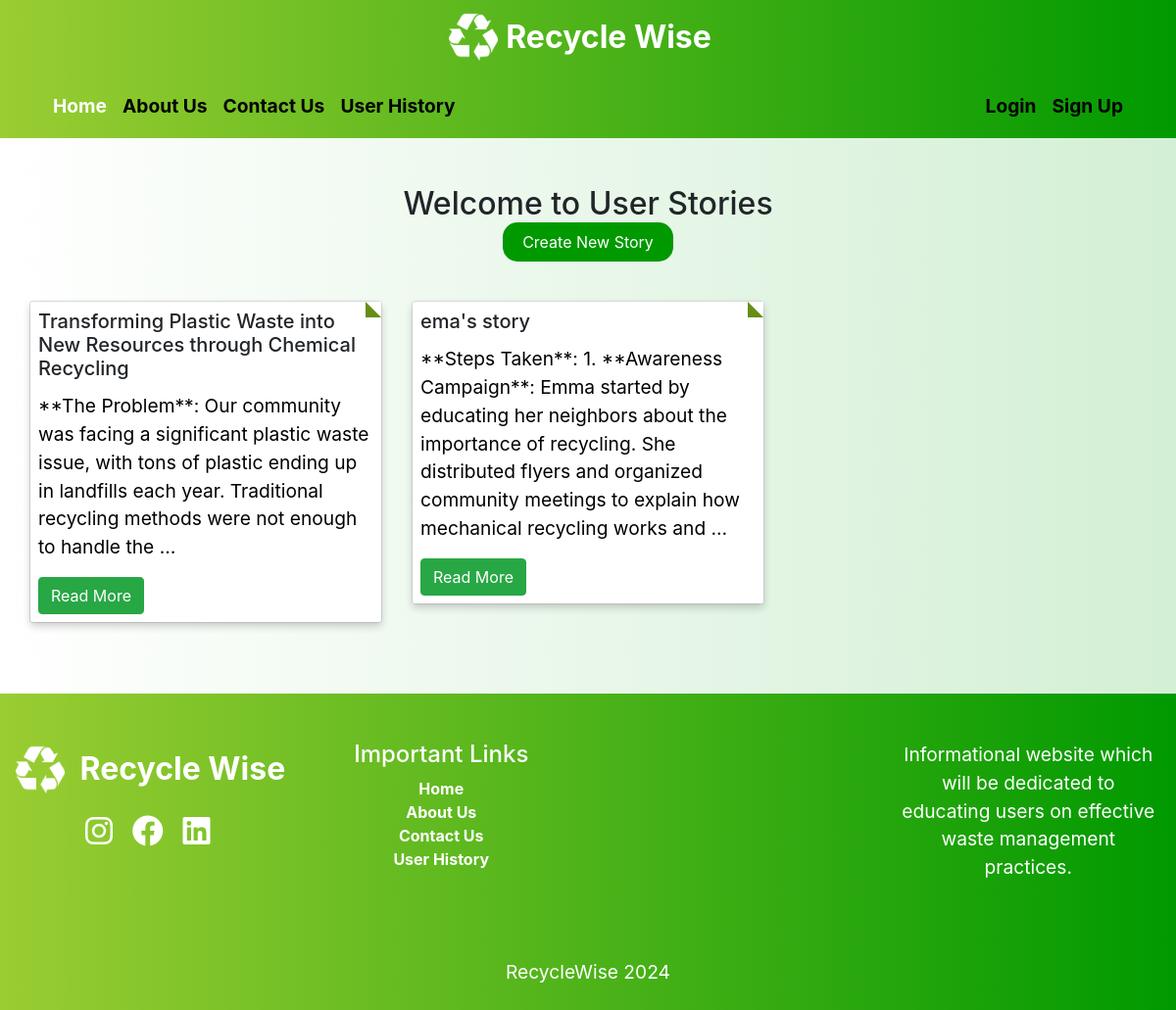
/community_engagement/user-stories/, run on the app's committed database.
### community_engagement/models.py (models this page shows, shortened)
class UserStory(models.Model):
    title = models.CharField(max_length=255)
    content = models.TextField()
    created_by = models.ForeignKey(User, on_delete=models.CASCADE)
    created_at = models.DateTimeField(auto_now_add=True)
    category = models.ForeignKey(Category, on_delete=models.SET_NULL, null=True, blank=True)
    likes = models.ManyToManyField(User, related_name='liked_stories', blank=True)
    dislikes = models.ManyToManyField(User, related_name='disliked_stories', blank=True)

### community_engagement/views.py (the view)
# urls.py: path('user-stories/', views.UserStoryListView, name='user_story_list'),
def UserStoryListView(request):
    stories = UserStory.objects.all()
    return render(request, 'community_engagement/user_story_list.html', {'stories': stories})

### templates/community_engagement/user_story_list.html (shortened to what this page needs)
{% extends 'base.html' %}
{% block content %}
    <head>
        {% load static %}
        <link rel="stylesheet" href="{% static 'css/community_engagement.css' %}">
    </head>
<div class="container-fluid py-5">
<main>
  <h2 style="text-align: center" class="wow animate__animated animate__slideInUp" data-wow-duration="1s">Welcome to User Stories</h2>
    <div class="text-center mb-4">
        <a href="{% url 'user_story_create' %}" class="create-thread-btn">Create New Story</a>
    </div>
    <div class="row">
        {% for story in stories %}
        <div class="col-md-4">
            <div class="card mb-4 mt-4 wow animate__animated animate__jackInTheBox" data-wow-duration="1.5s">
                <div class="card-body p-0">
                    <div class="story_list custom-story-list p-2">
                    <h5 class="card-title">{{ story.title }}</h5>
                    <p class="card-text">{{ story.content|truncatewords:30 }}</p>
                    <a href="{% url 'user_story_detail' story.id %}" class="btn btn-success">Read More</a>
                    </div>
                </div>
            </div>
        </div>
        {% endfor %}
    </div>
</main>
</div>
{% endblock %}

### static/css/base.css (style rules this page uses)
p { color: #000; font-size: 1.2em; }
.wow { visibility: hidden; }

### static/css/community_engagement.css (style rules this page uses)
.create-thread-btn { background-color: #009900; color: white; padding: 10px 20px; border: none; border-radius: 15px; cursor: pointer; text-decoration: none; font-size: 1em; }
.custom-story-list { box-shadow: 0 4px 8px 0 rgba(0,0,0,0.2); transition: 0.3s; position: relative; border-color: #75c372; border-width: 0 !important; border-radius: 1.5px; display: block; }
.custom-story-list:before { content: ""; position: absolute; top: 0; right: 0; border-width: 0 16px 16px 0; border-style: solid; border-color: #658E15 #fff; }

### data on the page
UserStory: title "Transforming Plastic Waste into New Resources through Chemical Recycling", content "**The Problem**: Our community was facing a significant plastic waste issue, with tons of plastic ending up in landfills each year. Traditional recycling methods were not enough to handle the …"
UserStory: title "ema's story", content "**Steps Taken**: 1. **Awareness Campaign**: Emma started by educating her neighbors about the importance of recycling. She distributed flyers and organized community meetings to explain how mechanical recycling works and …"
